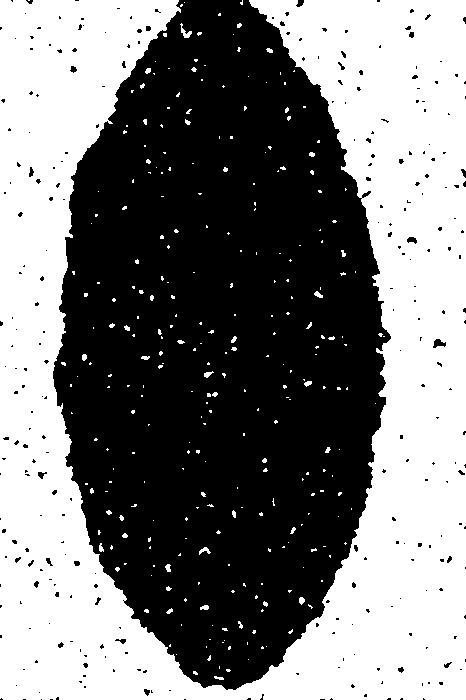
#> input picture DataTraining/BigDomain/06_BinaryOtsu.png, 466 x 700 px, found by its file name
$ python 07_ErosionAndDilation.py
#> lines starting #> are read from the running program, lines starting #| are printed output that depends on the picture; after the words box and inside, x2 and y2 are one past the last pixel; in counts of white or black regions, pixels touching at a corner belong together
import numpy as np
import cv2
import matplotlib as mpl
import matplotlib.pyplot as plt

mpl.style.use('myMatplotlibStylesheet.mplstyle')
mpl.rcParams['figure.figsize'] = 6.0,6.0
mpl.rcParams['figure.subplot.bottom'] = 0.05
mpl.rcParams['figure.subplot.left'] = 0.05
mpl.rcParams['figure.subplot.right'] = 0.95
mpl.rcParams['figure.subplot.top'] = 0.95


#img = cv2.imread('05_RemoveSpeckles_ErosionAndDilationFirstIteration.png', 0)

img = cv2.imread('06_BinaryOtsu.png', 0)
#> img: shape (700, 466); 48.2% white; 283 white regions (250 under 20 px), largest, box (x1, y1, x2, y2) and area: (0, 0, 466, 700) 154419, (180, 23, 192, 38) 67, (199, 547, 211, 555) 45

# morphological transformation i.e. erosion and dilation of the binary image to remove speckles

kernel = np.ones((9,9),np.uint8)


# open the image and save
opened = cv2.morphologyEx(img, cv2.MORPH_OPEN, kernel)
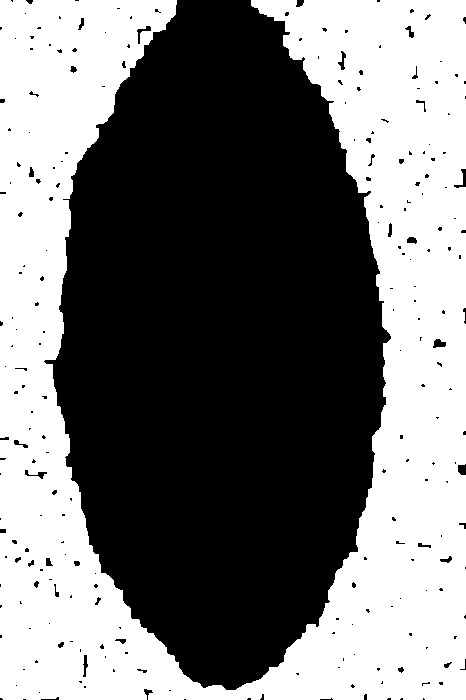
#> opened: shape (700, 466); 46.9% white; 1 white region, box (x1, y1, x2, y2) and area: (0, 0, 466, 700) 152842
cv2.imwrite('07_RemoveSpeckles_Erosion.png', opened)

# close the image and save
closed = cv2.morphologyEx(img, cv2.MORPH_CLOSE, kernel)
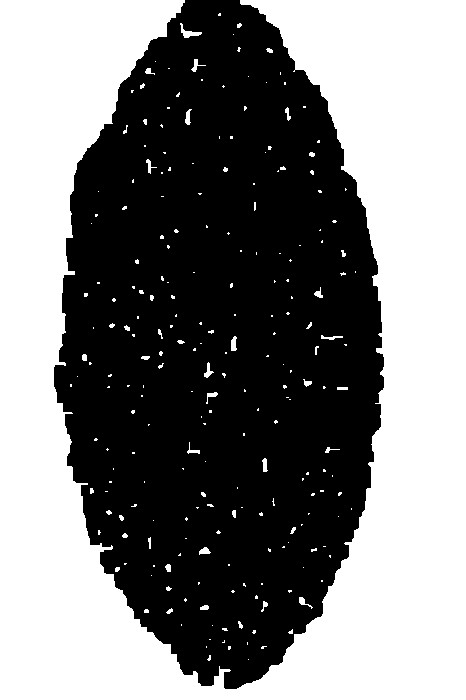
#> closed: shape (700, 466); 49.5% white; 230 white regions (185 under 20 px), largest, box (x1, y1, x2, y2) and area: (0, 0, 466, 700) 158458, (180, 23, 202, 38) 116, (231, 336, 237, 351) 71
cv2.imwrite('07_RemoveSpeckles_Dilation.png', closed)

# morphological transformation (two iterations; second iteration with bigger kernel 15) and save
openedthenclosed = cv2.morphologyEx(opened, cv2.MORPH_CLOSE, kernel)
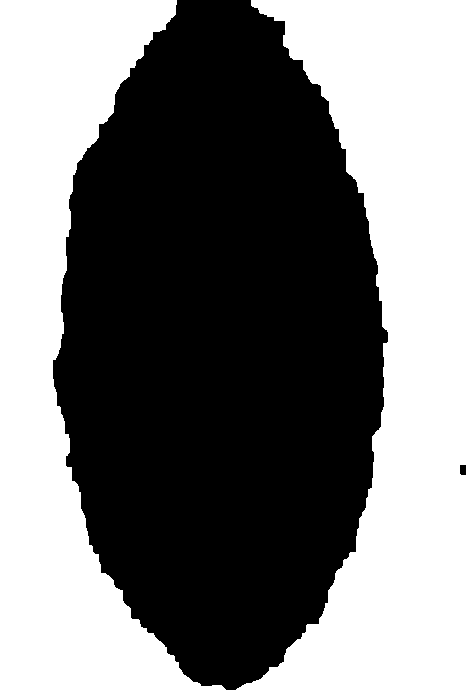
#> openedthenclosed: shape (700, 466); 47.8% white; 1 white region, box (x1, y1, x2, y2) and area: (0, 0, 466, 700) 155890
kernel = np.ones((15,15),np.uint8)
openthenclosedthenopened = cv2.morphologyEx(openedthenclosed, cv2.MORPH_OPEN, kernel)
#> openthenclosedthenopened: shape (700, 466); 47.8% white; 1 white region, box (x1, y1, x2, y2) and area: (0, 0, 466, 700) 155763
openthenclosedthenopenedthenclosed = cv2.morphologyEx(openthenclosedthenopened, cv2.MORPH_CLOSE, kernel)
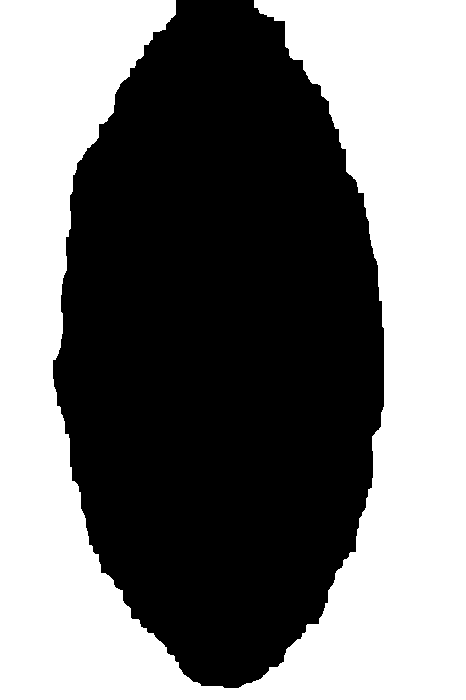
#> openthenclosedthenopenedthenclosed: shape (700, 466); 47.8% white; 1 white region, box (x1, y1, x2, y2) and area: (0, 0, 466, 700) 155962
cv2.imwrite('07_RemoveSpeckles_ErosionAndDilation.png', openthenclosedthenopenedthenclosed)

titles = ['Otsu Binarized', 'Opened (erosion) ', 'Closed (dilation)', 'Without speckles']
images = [img, opened, closed, openthenclosedthenopenedthenclosed]

plt.subplot(3,3,2), plt.imshow(images[0],'gray'), plt.title(titles[0]), plt.xticks([]), plt.yticks([])
plt.subplot(3,3,4), plt.imshow(images[1],'gray'), plt.title(titles[1]), plt.xticks([]), plt.yticks([])
plt.subplot(3,3,6), plt.imshow(images[2],'gray'), plt.title(titles[2]), plt.xticks([]), plt.yticks([])
plt.subplot(3,3,8), plt.imshow(images[3],'gray'), plt.title(titles[3]), plt.xticks([]), plt.yticks([])

plt.show()
plt.savefig('07_ErosionAndDilationEffect.pdf')
plt.savefig('07_ErosionAndDilationEffect.png')
